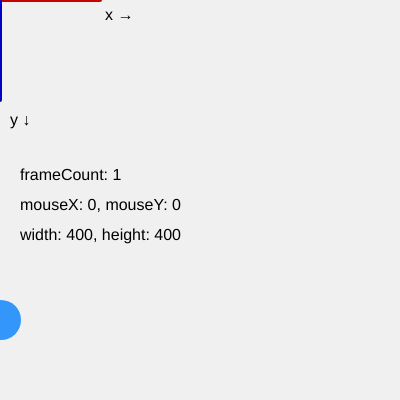
Frame 1 (no input)
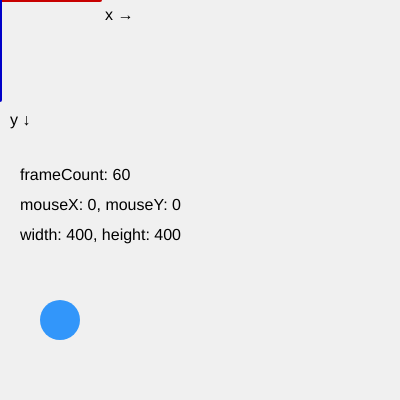
Frame 60 (no input)
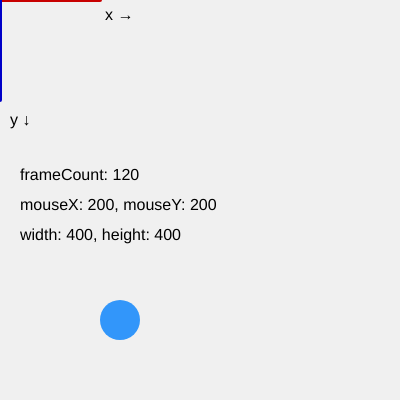
Frame 120 (the mouse pressed at the canvas centre since frame 60)

The p5.js sketch that drew these frames (run headless with seeded random() and noise() and a simulated clock; from frame 60 on, the mouse is pressed at the canvas centre):

// p5.js sketch
// ── sketch.js
// setup() と draw() の呼ばれ方と、座標系を確かめるスケッチ

function setup() {
  createCanvas(400, 400);
  frameRate(30);  // 1 秒あたり 30 回 draw() を呼ぶ
  console.log('setup() は最初に 1 回だけ呼ばれます');
}

function draw() {
  background(240);

  // 原点（左上）から x 軸と y 軸の向きを描く
  strokeWeight(4);
  stroke(200, 0, 0);
  line(0, 0, 100, 0);  // x 軸：右向きが正
  stroke(0, 0, 200);
  line(0, 0, 0, 100);  // y 軸：下向きが正

  noStroke();
  fill(0);
  textSize(16);
  text('x →', 105, 20);
  text('y ↓', 10, 125);

  // システム変数の値を表示する
  text(`frameCount: ${frameCount}`, 20, 180);
  text(`mouseX: ${round(mouseX)}, mouseY: ${round(mouseY)}`, 20, 210);
  text(`width: ${width}, height: ${height}`, 20, 240);

  // frameCount を使って円を右へ動かす（右端まで来たら左端に戻る）
  fill(50, 150, 250);
  circle(frameCount % width, 320, 40);
}
